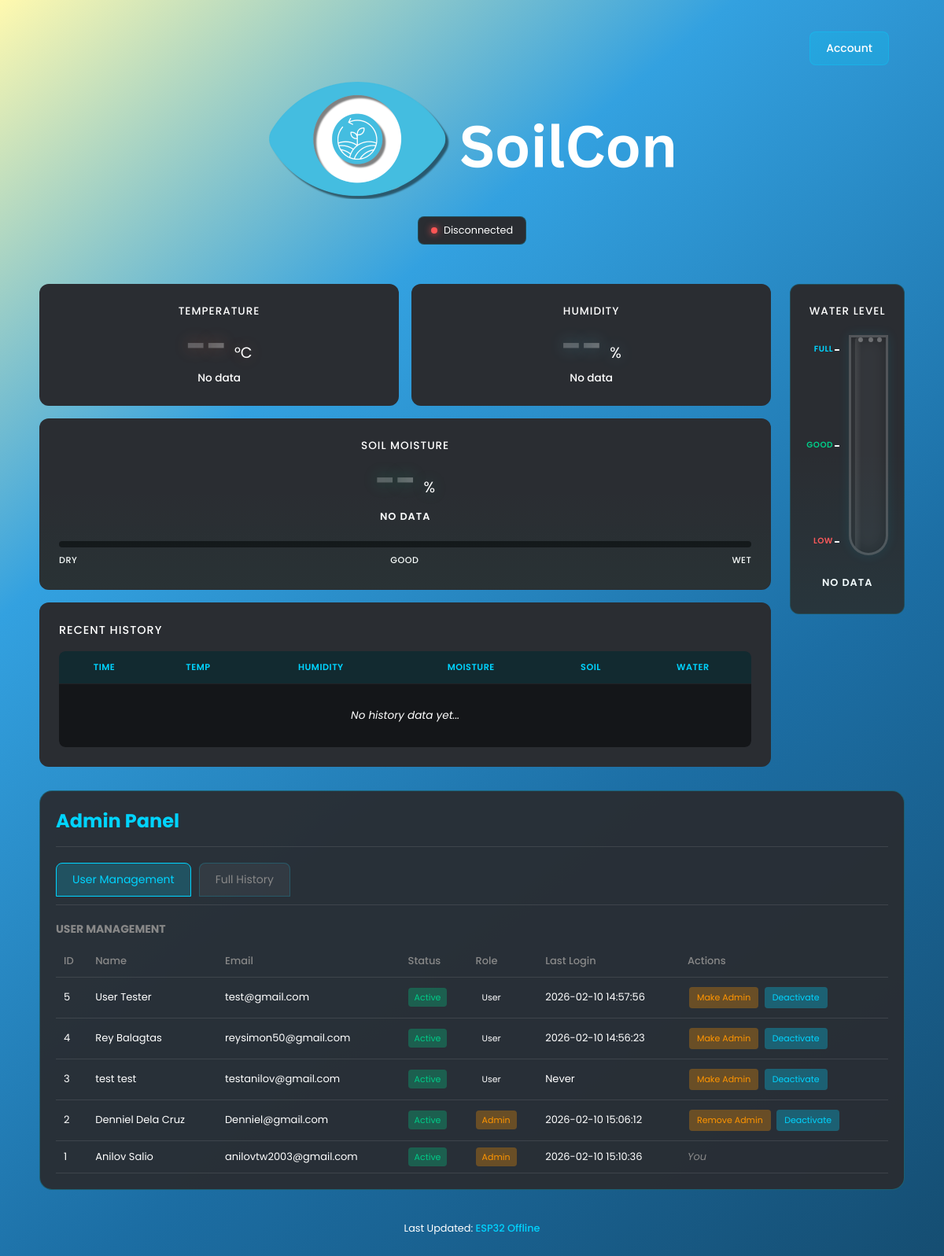
/index.php (signed in), run on the app's committed database.
### tables this page shows
CREATE TABLE `Users` (
  `user_id` int(11) NOT NULL,
  `email` varchar(100) NOT NULL,
  `password` varchar(255) NOT NULL,
  `surname` varchar(50) NOT NULL,
  `first_name` varchar(50) NOT NULL,
  `middle_initial` varchar(5) DEFAULT NULL,
  `date_created` timestamp NULL DEFAULT current_timestamp(),
  `is_active` tinyint(1) DEFAULT 1,
  `last_login` timestamp NULL DEFAULT NULL
);

### config.php (called while the page is built, shortened)
<?php
function getDBConnection() {
    try {
        return new PDO(
            "mysql:host=" . DB_HOST . ";dbname=" . DB_NAME . ";charset=utf8mb4",
            DB_USER, DB_PASS,
            [PDO::ATTR_ERRMODE => PDO::ERRMODE_EXCEPTION, PDO::ATTR_DEFAULT_FETCH_MODE => PDO::FETCH_ASSOC, PDO::ATTR_EMULATE_PREPARES => false]
        );
    } catch (PDOException $e) {
        error_log("database connection failed: " . $e->getMessage());
        return null;
    }
}
function isLoggedIn() {
    return !empty($_SESSION['user_id']);
}
function isAdmin() {
    static $cached = null, $cachedUid = null;
    if ($cached !== null && $cachedUid === $_SESSION['user_id']) return $cached;
    $cachedUid = $_SESSION['user_id'];
    $db = getDBConnection();
    if ($db) {
        try {
            $stmt = $db->prepare("SELECT administrator_id FROM Administrator WHERE user_id = ?");
            $stmt->execute([$_SESSION['user_id']]);
            $_SESSION['is_admin'] = $cached = (bool)$stmt->fetch();
            return $cached;
        } catch (PDOException $e) {}
    }
    return $cached = !empty($_SESSION['is_admin']);
}
function getCurrentUserId() { return $_SESSION['user_id'] ?? null; }
?>

### index.php (the view, shortened to what this page needs)
<?php
require_once 'config.php';
$users = [];
if (isAdmin()) {
    $db = getDBConnection();
    if ($db) {
        try {
            $users = $db->query("SELECT u.*, a.role, a.administrator_id FROM Users u LEFT JOIN Administrator a ON a.user_id = u.user_id ORDER BY u.date_created DESC")->fetchAll();
        } catch (PDOException $e) {}
    }
}
?>
<!DOCTYPE html>
<html lang="en">
<head>
    <link rel="stylesheet" href="style.css">
</head>
<body>
<div class="container">
    <header>
        <div class="header-nav">
            <div class="account-dropdown">
                <button class="account-btn" onclick="toggleAccountMenu()" aria-expanded="false" aria-haspopup="true" aria-label="Account menu">Account</button>
            </div>
        </div>
        <div class="header-logo"><img src="imagez/SoilCon_Logo_2_Cropped.png" alt="Soil Moisture Monitoring System - ESP32 Real-Time Sensor Data"></div>
        <div class="connection-status" id="connectionStatus">
            <span class="status-dot disconnected"></span>
            <span class="status-text">Checking ESP32...</span>
        </div>
    </header>
    <div class="main-layout">
        <main class="dashboard">
            <div class="card temperature-card">
                <h2>Temperature</h2>
                <div class="card-value">
                    <span id="temperatureValue" class="skeleton-text">--</span>
                    <span class="unit">°C</span>
                </div>
                <div class="card-status" id="temperatureStatus">Waiting for data...</div>
            </div>
            <div class="card humidity-card">
                <h2>Humidity</h2>
                <div class="card-value">
                    <span id="humidityValue" class="skeleton-text">--</span>
                    <span class="unit">%</span>
                </div>
                <div class="card-status" id="humidityStatus">Waiting for data...</div>
            </div>
            <div class="card moisture-card">
                <h2>Soil Moisture</h2>
                <div class="card-value">
                    <span id="moistureValue" class="skeleton-text">--</span>
                    <span class="unit">%</span>
                </div>
                <div class="moisture-status" id="moistureStatus">
                </div>
                <div class="moisture-bar"><div class="moisture-fill" id="moistureFill"></div></div>
                <div class="moisture-labels"><span>Dry</span><span>Good</span><span>Wet</span></div>
            </div>
            <div class="card history-card">
                <h2>Recent History</h2>
                <div class="history-table-container">
                    <table class="history-table">
                        <thead><tr><th>Time</th><th>Temp</th><th>Humidity</th><th>Moisture</th><th>Soil</th><th>Water</th></tr></thead>
                        <tbody id="historyTableBody">
                            <tr><td colspan="6" class="no-data">No history data yet...</td></tr>
                        </tbody>
                    </table>
                </div>
            </div>
        </main>
        <aside class="water-tube-container">
            <h2>Water Level</h2>
            <div class="water-tube">
                <div class="tube-markings">
                    <span class="mark full">FULL</span>
                    <span class="mark good">GOOD</span>
                    <span class="mark low">LOW</span>
                </div>
                <div class="tube-glass">
                    <div class="tube-water" id="tubeWater"><div class="water-surface"></div></div>
                    <div class="tube-bubbles"><span class="bubble"></span><span class="bubble"></span><span class="bubble"></span></div>
                </div>
            </div>
            <div class="tube-info">
                <div class="water-status" id="waterStateStatus"><span class="status-badge">Waiting...</span></div>
            </div>
        </aside>
    </div>
    <?php if (isAdmin()): ?>
    <section id="admin-section" class="admin-panel">
        <div class="admin-header-bar"><h2>Admin Panel</h2></div>
        <div class="admin-tabs" role="tablist">
            <button class="admin-tab active" role="tab" aria-selected="true" aria-controls="admin-tab-users" onclick="showAdminTab('users', event)">User Management</button>
            <button class="admin-tab" role="tab" aria-selected="false" aria-controls="admin-tab-history" onclick="showAdminTab('history', event)">Full History</button>
        </div>
        <div id="admin-tab-users" class="admin-tab-content active">
            <div class="admin-content">
                <h3>User Management</h3>
                <div class="admin-table-container">
                    <table class="admin-table">
                        <thead><tr><th>ID</th><th>Name</th><th>Email</th><th>Status</th><th>Role</th><th>Last Login</th><th>Actions</th></tr></thead>
                        <tbody>
                        <?php foreach ($users as $user): ?>
                            <tr>
                                <td><?= $user['user_id'] ?></td>
                                <td><?= htmlspecialchars($user['first_name'] . ' ' . $user['surname']) ?></td>
                                <td><?= htmlspecialchars($user['email']) ?></td>
                                <td><span class="badge <?= $user['is_active'] ? 'active' : 'inactive' ?>"><?= $user['is_active'] ? 'Active' : 'Inactive' ?></span></td>
                                <td><span class="badge <?= $user['role'] ? 'admin' : '' ?>"><?= $user['role'] ? 'Admin' : 'User' ?></span></td>
                                <td><?= $user['last_login'] ?? 'Never' ?></td>
                                <td class="action-buttons">
                                <?php if ($user['user_id'] != getCurrentUserId()): ?>
                                    <form method="POST" style="display:inline;" onsubmit="return confirm('Change admin privileges for this user?');">
                                        <button type="submit" class="btn-admin"><?= $user['role'] ? 'Remove Admin' : 'Make Admin' ?></button>
                                    </form>
                                    <form method="POST" style="display:inline;" onsubmit="return confirm('Change active status for this user?');">
                                        <button type="submit" class="btn-toggle"><?= $user['is_active'] ? 'Deactivate' : 'Activate' ?></button>
                                    </form>
                                <?php else: ?>
                                    <em style="color:#888;">You</em>
                                <?php endif; ?>
                                </td>
                            </tr>
                        <?php endforeach; ?>
                        </tbody>
                    </table>
                </div>
            </div>
        </div>
    </section>
    <?php endif; ?>
    <footer><p>Last Updated: <span id="lastUpdate">Never</span></p></footer>
</div>
</body>
</html>

### data on the page
users: user_id "5", first_name+surname "User Tester", email "test@gmail.com", is_active "Active", last_login "2026-02-10 14:57:56", shows "Make Admin"
users: user_id "4", first_name+surname "Rey Balagtas", email "reysimon50@gmail.com", is_active "Active", shows "User", last_login "2026-02-10 14:56:23", shows "Make Admin"
users: user_id "3", first_name+surname "test test", email "testanilov@gmail.com", is_active "Active", shows "User", last_login "Never", shows "Make Admin"

### other printed values
$user['user_id'] "2"
$user['first_name'] . ' ' . $user['surname'] "Denniel Dela Cruz"
$user['email'] "Denniel@gmail.com"
$user['last_login'] "2026-02-10 15:06:12"
$user['user_id'] "1"
$user['first_name'] . ' ' . $user['surname'] "Anilov Salio"
$user['email'] "anilovtw2003@gmail.com"
$user['last_login'] "2026-02-10 15:10:36"
